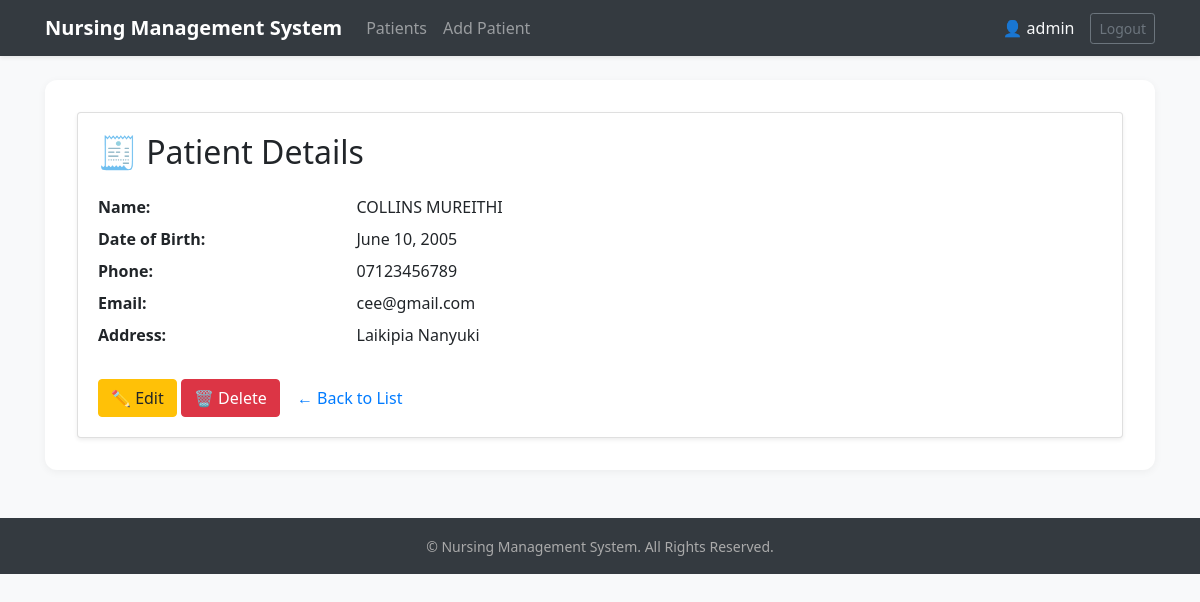
The page /staff/patients/5/ (signed in) on the database its author committed.
### staff/models.py (models this page shows, shortened)
class PatientProfile(models.Model):
    user = models.OneToOneField(User, on_delete=models.CASCADE)
    date_of_birth = models.DateField()
    phone = models.CharField(max_length=20)
    address = models.TextField()

### staff/views.py (the view)
# urls.py: path('patients/<int:pk>/', views.patient_detail, name='patient_detail'),
@login_required
@user_passes_test(is_staff)
def patient_detail(request, pk):
    patient = get_object_or_404(PatientProfile, pk=pk)
    return render(request, 'staff/patient_detail.html', {'patient': patient})

### staff/views.py (called while the page is built)
def is_staff(user):
    return user.is_staff

### staff/templates/staff/patient_detail.html
{% extends 'index.html' %}
{% block content %}
  <div class="card shadow-sm">
    <div class="card-body">
      <h2 class="card-title mb-4">🧾 Patient Details</h2>
      <dl class="row">
        <dt class="col-sm-3">Name:</dt>
        <dd class="col-sm-9">{{ patient.user.get_full_name }}</dd>
        <dt class="col-sm-3">Date of Birth:</dt>
        <dd class="col-sm-9">{{ patient.date_of_birth }}</dd>
        <dt class="col-sm-3">Phone:</dt>
        <dd class="col-sm-9">{{ patient.phone }}</dd>
        <dt class="col-sm-3">Email:</dt>
        <dd class="col-sm-9">{{ patient.user.email }}</dd>
        <dt class="col-sm-3">Address:</dt>
        <dd class="col-sm-9">{{ patient.address }}</dd>
      </dl>
      <div class="mt-4">
        <a href="{% url 'edit_patient' patient.pk %}" class="btn btn-warning">✏️ Edit</a>
        <a href="{% url 'delete_patient' patient.pk %}" class="btn btn-danger">🗑️ Delete</a>
        <a href="{% url 'list_patients' %}" class="btn btn-link">← Back to List</a>
      </div>
    </div>
  </div>
{% endblock %}

### staff/templates/index.html (shortened to what this page needs)
<!DOCTYPE html>
<html lang="en">
<head>
    <link rel="stylesheet" href="https://cdn.jsdelivr.net/npm/bootstrap@4.6.2/dist/css/bootstrap.min.css">
</head>
<body>
    <nav class="navbar navbar-expand-lg navbar-dark bg-dark mb-4 shadow-sm">
        <div class="container">
            <a class="navbar-brand" href="#">Nursing Management System</a>
            <div class="collapse navbar-collapse" id="navbarContent">
                <ul class="navbar-nav mr-auto">
                    <li class="nav-item"><a class="nav-link" href="{% url 'list_patients' %}">Patients</a></li>
                    <li class="nav-item"><a class="nav-link" href="{% url 'add_patient' %}">Add Patient</a></li>
                </ul>
                {% if user.is_authenticated %}
                    <span class="navbar-text mr-3 text-light">👤 {{ user.username }}</span>
                    <form action="{% url 'logout' %}" method="post" style="display:inline;">
                        <button type="submit" class="btn btn-outline-secondary btn-sm">Logout</button>
                    </form>
                {% else %}
                    <a class="btn btn-outline-info btn-sm" href="{% url 'login' %}">Login</a>
                {% endif %}
            </div>
        </div>
    </nav>
    <div class="container">
        <div class="content-wrapper">
            {% block content %}{% endblock %}
        </div>
    </div>
    <footer>
        <div class="container">
            <small>&copy; {{ now|date:"Y" }} Nursing Management System. All Rights Reserved.</small>
        </div>
    </footer>
</body>
</html>

### staff/templates/index.html (style rules this page uses)
body { background-color: #f8f9fa; font-family: "Segoe UI", Tahoma, Geneva, Verdana, sans-serif; }
.navbar-brand { font-weight: bold; }
.content-wrapper { background: #fff; padding: 2rem; border-radius: 0.75rem; box-shadow: 0 2px 8px rgba(0,0,0,0.05); margin-bottom: 2rem; }
footer { background: #343a40; color: #aaa; padding: 1rem 0; text-align: center; margin-top: 3rem; }

### rows shown on the page
PatientProfile: user.get_full_name "COLLINS MUREITHI", date_of_birth "June 10, 2005", phone "07123456789", user.email "cee@gmail.com", address "Laikipia Nanyuki"

### other values the page prints
{{ user.username }} "admin"
